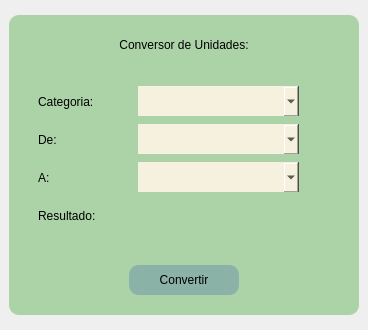
<?xml version="1.0" encoding="UTF-8"?>
<ui version="4.0">
 <class>MainWindow</class>
 <widget class="QMainWindow" name="MainWindow">
  <property name="geometry">
   <rect>
    <x>0</x>
    <y>0</y>
    <width>368</width>
    <height>330</height>
   </rect>
  </property>
  <property name="minimumSize">
   <size>
    <width>360</width>
    <height>330</height>
   </size>
  </property>
  <property name="maximumSize">
   <size>
    <width>368</width>
    <height>330</height>
   </size>
  </property>
  <property name="windowTitle">
   <string>MainWindow</string>
  </property>
  <widget class="QWidget" name="centralwidget">
   <layout class="QVBoxLayout" name="verticalLayout">
    <item>
     <widget class="QFrame" name="frame">
      <property name="minimumSize">
       <size>
        <width>350</width>
        <height>300</height>
       </size>
      </property>
      <property name="maximumSize">
       <size>
        <width>350</width>
        <height>300</height>
       </size>
      </property>
      <property name="styleSheet">
       <string notr="true">background: rgb(172, 211, 168);
border-radius: 10px;</string>
      </property>
      <property name="frameShape">
       <enum>QFrame::StyledPanel</enum>
      </property>
      <property name="frameShadow">
       <enum>QFrame::Raised</enum>
      </property>
      <widget class="QFrame" name="frame_2">
       <property name="geometry">
        <rect>
         <x>10</x>
         <y>10</y>
         <width>330</width>
         <height>40</height>
        </rect>
       </property>
       <property name="minimumSize">
        <size>
         <width>330</width>
         <height>40</height>
        </size>
       </property>
       <property name="maximumSize">
        <size>
         <width>330</width>
         <height>40</height>
        </size>
       </property>
       <property name="frameShape">
        <enum>QFrame::StyledPanel</enum>
       </property>
       <property name="frameShadow">
        <enum>QFrame::Raised</enum>
       </property>
       <layout class="QHBoxLayout" name="horizontalLayout">
        <item>
         <widget class="QLabel" name="label">
          <property name="styleSheet">
           <string notr="true">
font: 600 12pt &quot;Sitka Small Semibold&quot;;</string>
          </property>
          <property name="text">
           <string>Conversor de Unidades:</string>
          </property>
          <property name="alignment">
           <set>Qt::AlignCenter</set>
          </property>
         </widget>
        </item>
       </layout>
      </widget>
      <widget class="QFrame" name="frame_3">
       <property name="geometry">
        <rect>
         <x>10</x>
         <y>60</y>
         <width>330</width>
         <height>170</height>
        </rect>
       </property>
       <property name="minimumSize">
        <size>
         <width>330</width>
         <height>170</height>
        </size>
       </property>
       <property name="maximumSize">
        <size>
         <width>330</width>
         <height>170</height>
        </size>
       </property>
       <property name="frameShape">
        <enum>QFrame::StyledPanel</enum>
       </property>
       <property name="frameShadow">
        <enum>QFrame::Raised</enum>
       </property>
       <layout class="QVBoxLayout" name="verticalLayout_2">
        <item>
         <widget class="QFrame" name="frame_5">
          <property name="minimumSize">
           <size>
            <width>310</width>
            <height>30</height>
           </size>
          </property>
          <property name="maximumSize">
           <size>
            <width>310</width>
            <height>30</height>
           </size>
          </property>
          <property name="styleSheet">
           <string notr="true">QPsuhButton{
background: rgb(138, 178, 166); 
border-radius:10px;
}</string>
          </property>
          <property name="frameShape">
           <enum>QFrame::StyledPanel</enum>
          </property>
          <property name="frameShadow">
           <enum>QFrame::Raised</enum>
          </property>
          <widget class="QLabel" name="label_2">
           <property name="geometry">
            <rect>
             <x>10</x>
             <y>0</y>
             <width>91</width>
             <height>31</height>
            </rect>
           </property>
           <property name="styleSheet">
            <string notr="true">font: 700 10pt &quot;Verdana&quot;;</string>
           </property>
           <property name="text">
            <string>Categoria:</string>
           </property>
          </widget>
          <widget class="QComboBox" name="categoria">
           <property name="geometry">
            <rect>
             <x>110</x>
             <y>0</y>
             <width>161</width>
             <height>31</height>
            </rect>
           </property>
           <property name="styleSheet">
            <string notr="true">background: rgb(246, 241, 222);
border-radius:0px;</string>
           </property>
           <property name="currentText">
            <string/>
           </property>
           <property name="placeholderText">
            <string/>
           </property>
           <item>
            <property name="text">
             <string/>
            </property>
           </item>
           <item>
            <property name="text">
             <string>Peso</string>
            </property>
           </item>
           <item>
            <property name="text">
             <string>Temperatura</string>
            </property>
           </item>
           <item>
            <property name="text">
             <string>Logitud</string>
            </property>
           </item>
          </widget>
         </widget>
        </item>
        <item>
         <widget class="QFrame" name="frame_6">
          <property name="minimumSize">
           <size>
            <width>310</width>
            <height>30</height>
           </size>
          </property>
          <property name="maximumSize">
           <size>
            <width>310</width>
            <height>30</height>
           </size>
          </property>
          <property name="styleSheet">
           <string notr="true">QPsuhButton{
background: rgb(138, 178, 166); 
border-radius:10px;
}</string>
          </property>
          <property name="frameShape">
           <enum>QFrame::StyledPanel</enum>
          </property>
          <property name="frameShadow">
           <enum>QFrame::Raised</enum>
          </property>
          <widget class="QLabel" name="label_3">
           <property name="geometry">
            <rect>
             <x>10</x>
             <y>0</y>
             <width>91</width>
             <height>31</height>
            </rect>
           </property>
           <property name="styleSheet">
            <string notr="true">font: 700 10pt &quot;Verdana&quot;;</string>
           </property>
           <property name="text">
            <string>De:</string>
           </property>
          </widget>
          <widget class="QComboBox" name="categoria_2">
           <property name="geometry">
            <rect>
             <x>110</x>
             <y>0</y>
             <width>161</width>
             <height>31</height>
            </rect>
           </property>
           <property name="styleSheet">
            <string notr="true">background: rgb(246, 241, 222);
border-radius:0px;</string>
           </property>
          </widget>
         </widget>
        </item>
        <item>
         <widget class="QFrame" name="frame_7">
          <property name="minimumSize">
           <size>
            <width>310</width>
            <height>30</height>
           </size>
          </property>
          <property name="maximumSize">
           <size>
            <width>310</width>
            <height>30</height>
           </size>
          </property>
          <property name="styleSheet">
           <string notr="true">QPsuhButton{
background: rgb(138, 178, 166); 
border-radius:10px;
}</string>
          </property>
          <property name="frameShape">
           <enum>QFrame::StyledPanel</enum>
          </property>
          <property name="frameShadow">
           <enum>QFrame::Raised</enum>
          </property>
          <widget class="QLabel" name="label_4">
           <property name="geometry">
            <rect>
             <x>10</x>
             <y>0</y>
             <width>91</width>
             <height>31</height>
            </rect>
           </property>
           <property name="styleSheet">
            <string notr="true">font: 700 10pt &quot;Verdana&quot;;</string>
           </property>
           <property name="text">
            <string>A:</string>
           </property>
          </widget>
          <widget class="QComboBox" name="categoria_3">
           <property name="geometry">
            <rect>
             <x>110</x>
             <y>0</y>
             <width>161</width>
             <height>31</height>
            </rect>
           </property>
           <property name="styleSheet">
            <string notr="true">background: rgb(246, 241, 222);
border-radius:0px;</string>
           </property>
          </widget>
         </widget>
        </item>
        <item>
         <widget class="QFrame" name="frame_8">
          <property name="minimumSize">
           <size>
            <width>310</width>
            <height>30</height>
           </size>
          </property>
          <property name="maximumSize">
           <size>
            <width>310</width>
            <height>30</height>
           </size>
          </property>
          <property name="styleSheet">
           <string notr="true">QPsuhButton{
background: rgb(138, 178, 166); 
border-radius:10px;
}</string>
          </property>
          <property name="frameShape">
           <enum>QFrame::StyledPanel</enum>
          </property>
          <property name="frameShadow">
           <enum>QFrame::Raised</enum>
          </property>
          <widget class="QLabel" name="label_5">
           <property name="geometry">
            <rect>
             <x>10</x>
             <y>0</y>
             <width>91</width>
             <height>31</height>
            </rect>
           </property>
           <property name="styleSheet">
            <string notr="true">font: 700 10pt &quot;Verdana&quot;;</string>
           </property>
           <property name="text">
            <string>Resultado:</string>
           </property>
          </widget>
          <widget class="QTextBrowser" name="resultado">
           <property name="geometry">
            <rect>
             <x>100</x>
             <y>0</y>
             <width>201</width>
             <height>30</height>
            </rect>
           </property>
           <property name="maximumSize">
            <size>
             <width>300</width>
             <height>30</height>
            </size>
           </property>
           <property name="sizeIncrement">
            <size>
             <width>300</width>
             <height>30</height>
            </size>
           </property>
           <property name="styleSheet">
            <string notr="true"/>
           </property>
          </widget>
         </widget>
        </item>
       </layout>
      </widget>
      <widget class="QFrame" name="frame_4">
       <property name="geometry">
        <rect>
         <x>10</x>
         <y>240</y>
         <width>330</width>
         <height>50</height>
        </rect>
       </property>
       <property name="minimumSize">
        <size>
         <width>330</width>
         <height>50</height>
        </size>
       </property>
       <property name="maximumSize">
        <size>
         <width>330</width>
         <height>50</height>
        </size>
       </property>
       <property name="styleSheet">
        <string notr="true">QPsuhButton{
background: rgb(138, 178, 166); 
border-radius:10px;
}</string>
       </property>
       <property name="frameShape">
        <enum>QFrame::StyledPanel</enum>
       </property>
       <property name="frameShadow">
        <enum>QFrame::Raised</enum>
       </property>
       <layout class="QHBoxLayout" name="horizontalLayout_2">
        <item>
         <widget class="QPushButton" name="convertir">
          <property name="minimumSize">
           <size>
            <width>110</width>
            <height>30</height>
           </size>
          </property>
          <property name="maximumSize">
           <size>
            <width>110</width>
            <height>30</height>
           </size>
          </property>
          <property name="styleSheet">
           <string notr="true">QPushButton{
background: rgb(138, 178, 166); 
border-radius:10px;
font: 600 10pt &quot;Sitka Small Semibold&quot;;
}</string>
          </property>
          <property name="text">
           <string>Convertir</string>
          </property>
         </widget>
        </item>
       </layout>
      </widget>
     </widget>
    </item>
   </layout>
  </widget>
 </widget>
 <resources/>
 <connections/>
</ui>
